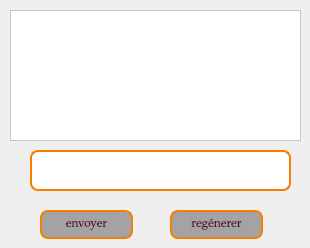
               <widget class="QWidget" name="tab_9">
                <attribute name="title">
                 <string>assistant</string>
                </attribute>
                <widget class="QTextBrowser" name="textBrowser_chat">
                 <property name="geometry">
                  <rect>
                   <x>10</x>
                   <y>10</y>
                   <width>291</width>
                   <height>131</height>
                  </rect>
                 </property>
                 <property name="styleSheet">
                  <string notr="true">background-color: rgb(255, 255, 255);</string>
                 </property>
                </widget>
                <widget class="QLineEdit" name="lineEdit_question">
                 <property name="geometry">
                  <rect>
                   <x>30</x>
                   <y>150</y>
                   <width>261</width>
                   <height>41</height>
                  </rect>
                 </property>
                 <property name="styleSheet">
                  <string notr="true">background-color:#ffffff;
color: rgb(86, 1, 38);
padding: 1px;
border-style: solid;
border: 2px solid #f77f00;
border-radius: 8px;
font-size: 12px;
font-family: Palatino Linotype;</string>
                 </property>
                </widget>
                <widget class="QPushButton" name="pushButton_envoyer">
                 <property name="geometry">
                  <rect>
                   <x>40</x>
                   <y>210</y>
                   <width>93</width>
                   <height>29</height>
                  </rect>
                 </property>
                 <property name="styleSheet">
                  <string notr="true">background-color:#A3A3A3;
color: rgb(86, 1, 38);
padding: 1px;
border-style: solid;
border: 2px solid #f77f00;
border-radius: 8px;
font-size: 12px;
font-family: Palatino Linotype;</string>
                 </property>
                 <property name="text">
                  <string>envoyer</string>
                 </property>
                </widget>
                <widget class="QPushButton" name="pushButton_clear">
                 <property name="geometry">
                  <rect>
                   <x>170</x>
                   <y>210</y>
                   <width>93</width>
                   <height>29</height>
                  </rect>
                 </property>
                 <property name="styleSheet">
                  <string notr="true">background-color:#A3A3A3;
color: rgb(86, 1, 38);
padding: 1px;
border-style: solid;
border: 2px solid #f77f00;
border-radius: 8px;
font-size: 12px;
font-family: Palatino Linotype;</string>
                 </property>
                 <property name="text">
                  <string>regénerer</string>
                 </property>
                </widget>
               </widget>
